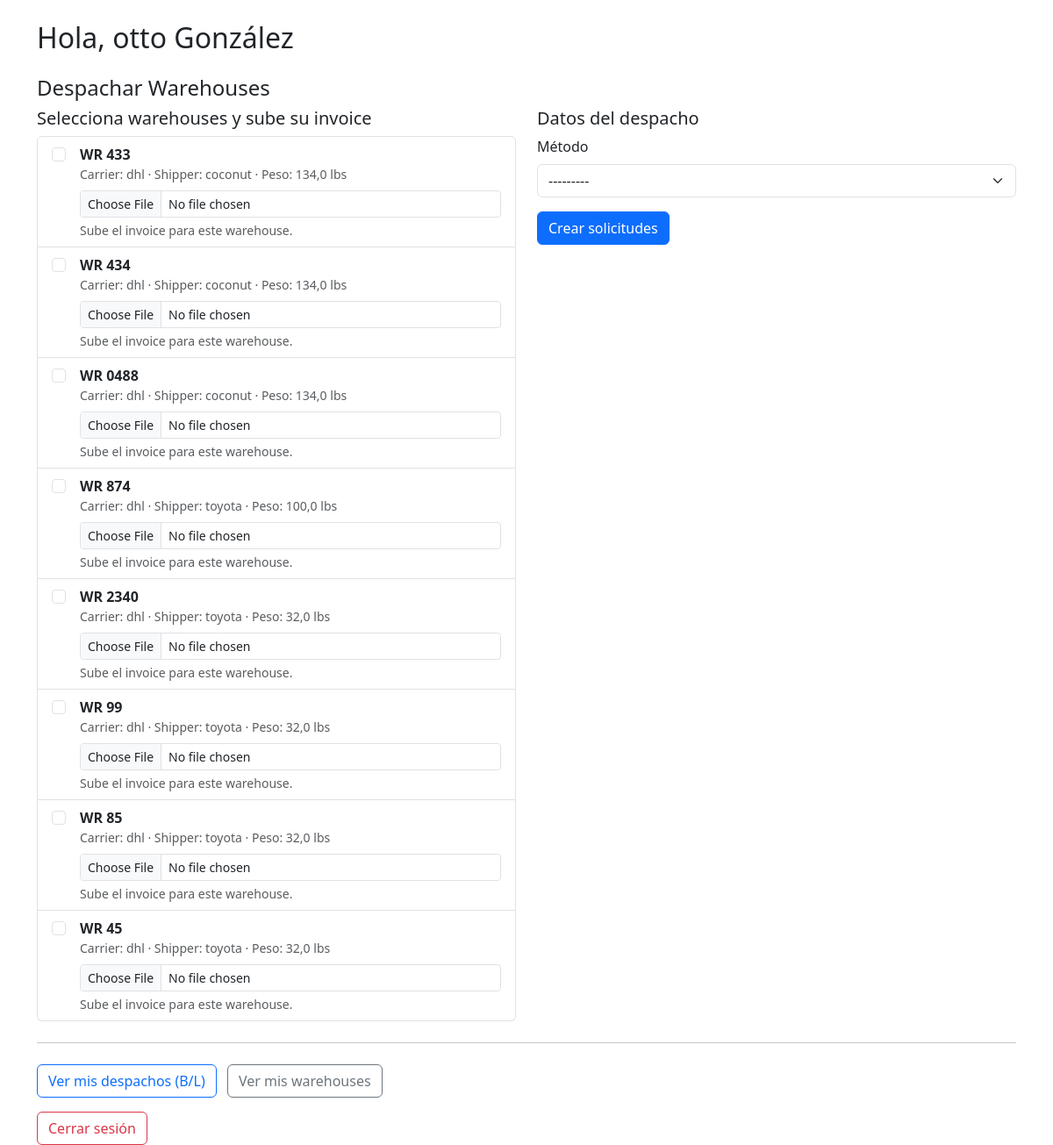
The app's page /index/ (signed in) with its own data.
### core/models.py (models this page shows, shortened)
class Warehouse(models.Model):
    STATUS = [
        ('PENDIENTE', 'Pendiente'),
        ('LISTO', 'Listo')
    ]
    cliente = models.ForeignKey(User, on_delete=models.CASCADE)
    wr_number = models.CharField(max_length=30, unique=True, primary_key=True)
    shipper = models.CharField(max_length=100)
    carrier = models.CharField(max_length=100)
    container_number = models.CharField(max_length=100, null=True)
    created_at = models.DateTimeField(auto_now_add=True)
    weight_lbs = models.FloatField(null=True)
    weight_kgs = models.FloatField(null=True)
    status = models.CharField(max_length=20, choices=STATUS, default='PENDIENTE')
    foots = models.FloatField(null=True)
    tracking = models.CharField(max_length=100, null=True)
    invoice_number = models.CharField(max_length=100, null=True)
    po = models.CharField(max_length=100, blank=True)
    uploaded_file = models.FileField(upload_to='warehouse_files/', blank=True, null=True)

### core/views.py (the view)
# urls.py: path("index/", views.index, name="index"),
@login_required(login_url='login')
def index(request):
    if request.user.is_staff:
        return redirect("admin_panel")
    available = (
        Warehouse.objects
        .filter(cliente=request.user)
        .exclude(dispatch_items__dispatch__status__in=["PENDIENTE", "APROBADO"])
        .order_by("-created_at")
        .distinct()
    )
    if request.method == "POST":
        select_form = SelectWarehousesForm(request.POST, user=request.user)
        method_form = DispatchMethodForm(request.POST)
        if not (select_form.is_valid() and method_form.is_valid()):
            messages.error(request, "Revisa el formulario.")
            return render(request, "client_panel.html", {
                "username": request.user.get_full_name().strip() or request.user.username,
                "available": available,
                "select_form": select_form,
                "method_form": method_form,
            })
        selected = list(select_form.cleaned_data["warehouses"])
        method = method_form.cleaned_data["method"]
        missing = []
        files_map = {}
        for w in selected:
            key = f"invoice-{w.wr_number}"
            f = request.FILES.get(key)
            if not f:
                missing.append(w.wr_number)
            else:
                files_map[w] = f
        if missing:
            messages.error(
                request,
                "Falta subir invoice para: " + ", ".join(missing)
            )
            return render(request, "client_panel.html", {
                "username": request.user.get_full_name().strip() or request.user.username,
                "available": available,
                "select_form": select_form,
                "method_form": method_form,
            })
        created_ids = []
        for w in selected:
            disp = DispatchRequest.objects.create(
                user=request.user,
                method=method,
                invoice=files_map[w],  # invoice específico
                status="PENDIENTE",
            )
            DispatchRequestItem.objects.create(dispatch=disp, warehouse=w)
            try:
                w.status = "EN_DESPACHO"
                w.save(update_fields=["status"])
            except Exception:
                pass
            created_ids.append(str(disp.id))
            try:
                send_dispatch_request_email_to_admin(disp)
            except Exception:
                pass
            if request.user.email:
                try:
                    send_dispatch_received_email_to_user(disp)
                except Exception:
                    pass
        messages.success(
            request,
            f"Se crearon {len(created_ids)} solicitudes: #{', #'.join(created_ids)}."
        )
        return redirect("index")
    else:
        select_form = SelectWarehousesForm(user=request.user)
        method_form = DispatchMethodForm()
    return render(request, "client_panel.html", {
        "username": request.user.get_full_name().strip() or request.user.username,
        "available": available,
        "select_form": select_form,
        "method_form": method_form,
    })

### core/forms.py
class SelectWarehousesForm(forms.Form):
    warehouses = forms.ModelMultipleChoiceField(
        queryset=Warehouse.objects.none(),
        widget=forms.CheckboxSelectMultiple,
        required=True,
        label="Warehouses"
    )
    def __init__(self, *args, **kwargs):
        user = kwargs.pop("user")
        super().__init__(*args, **kwargs)
        qs = Warehouse.objects.filter(cliente=user)
        qs = qs.exclude(dispatch_items__dispatch__status__in=["PENDIENTE", "APROBADO"])
        self.fields["warehouses"].queryset = qs.order_by("-created_at").distinct()

class DispatchMethodForm(forms.ModelForm):
    class Meta:
        model = DispatchRequest
        fields = ["method"]
        widgets = {
            "method": forms.Select(attrs={"class": "form-select"}),
        }

### templates/client_panel.html (shortened to what this page needs)
{% extends "base.html" %}
{% block content %}
<div class="container mt-4">
  <h2>Hola, {{ username }}</h2>
  <h4 class="mt-4">Despachar Warehouses</h4>
  {% if available %}
  <form method="post" enctype="multipart/form-data" id="dispatch-form">
    <div class="row gy-3">
      <div class="col-12 col-md-6">
        <h5>Selecciona warehouses y sube su invoice</h5>
        <div class="list-group">
          {% for w in available %}
          <label class="list-group-item d-flex align-items-start gap-3">
            <input type="checkbox" name="warehouses" value="{{ w.pk }}" data-wr="{{ w.wr_number }}" class="form-check-input mt-1">
            <div class="flex-grow-1">
              <div class="fw-semibold">WR {{ w.wr_number }}</div>
              <div class="small text-muted">
                Carrier: {{ w.carrier }} · Shipper: {{ w.shipper }} · Peso: {{ w.weight_lbs }} lbs
              </div>
              <div class="mt-2">
                <input type="file" name="invoice-{{ w.wr_number }}" class="form-control form-control-sm invoice-input" accept=".pdf,.jpg,.jpeg,.png">
                <div class="form-text">Sube el invoice para este warehouse.</div>
              </div>
            </div>
          </label>
          {% endfor %}
        </div>
      </div>
      <div class="col-12 col-md-6">
        <h5>Datos del despacho</h5>
        <div class="mb-3">
          <label class="form-label">Método</label>
          {{ method_form.method }}
        </div>
        <button class="btn btn-primary">Crear solicitudes</button>
      </div>
    </div>
  </form>
  {% else %}
    <div class="alert alert-info mt-3">
      No tienes warehouses disponibles para despachar.
    </div>
  {% endif %}
  <hr class="my-4">
  <a href="{% url 'my_dispatches' %}" class="btn btn-outline-primary me-2">Ver mis despachos (B/L)</a>
  <a href="{% url 'my_warehouses' %}" class="btn btn-outline-secondary">Ver mis warehouses</a>
  <form method="POST" action="{% url 'logout' %}" class="mt-3">
    <button class="btn btn-outline-danger">Cerrar sesión</button>
  </form>
</div>
{% endblock %}

### records on screen
Warehouse: wr_number "433", carrier "dhl", shipper "coconut", weight_lbs "134,0"
Warehouse: wr_number "434", carrier "dhl", shipper "coconut", weight_lbs "134,0"
Warehouse: wr_number "0488", carrier "dhl", shipper "coconut", weight_lbs "134,0"
Warehouse: wr_number "874", carrier "dhl", shipper "toyota", weight_lbs "100,0"
Warehouse: wr_number "2340", carrier "dhl", shipper "toyota", weight_lbs "32,0"
Warehouse: wr_number "99", carrier "dhl", shipper "toyota", weight_lbs "32,0"
Warehouse: wr_number "85", carrier "dhl", shipper "toyota", weight_lbs "32,0"
Warehouse: wr_number "45", carrier "dhl", shipper "toyota", weight_lbs "32,0"

### other values on screen
{{ username }} "otto González"
